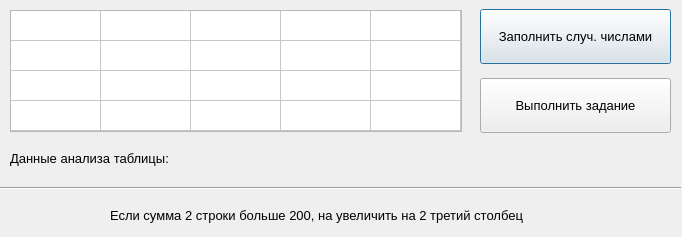
<?xml version="1.0" encoding="UTF-8"?>
<ui version="4.0">
 <class>Dialog</class>
 <widget class="QDialog" name="Dialog">
  <property name="geometry">
   <rect>
    <x>0</x>
    <y>0</y>
    <width>682</width>
    <height>237</height>
   </rect>
  </property>
  <property name="minimumSize">
   <size>
    <width>682</width>
    <height>237</height>
   </size>
  </property>
  <property name="maximumSize">
   <size>
    <width>682</width>
    <height>237</height>
   </size>
  </property>
  <property name="windowTitle">
   <string>Dialog</string>
  </property>
  <widget class="QTableWidget" name="tableWidget">
   <property name="enabled">
    <bool>true</bool>
   </property>
   <property name="geometry">
    <rect>
     <x>10</x>
     <y>10</y>
     <width>452</width>
     <height>122</height>
    </rect>
   </property>
   <property name="minimumSize">
    <size>
     <width>441</width>
     <height>0</height>
    </size>
   </property>
   <property name="maximumSize">
    <size>
     <width>455</width>
     <height>220</height>
    </size>
   </property>
   <property name="font">
    <font>
     <pointsize>10</pointsize>
    </font>
   </property>
   <property name="rowCount">
    <number>4</number>
   </property>
   <attribute name="horizontalHeaderVisible">
    <bool>false</bool>
   </attribute>
   <attribute name="horizontalHeaderCascadingSectionResizes">
    <bool>false</bool>
   </attribute>
   <attribute name="horizontalHeaderDefaultSectionSize">
    <number>90</number>
   </attribute>
   <attribute name="horizontalHeaderMinimumSectionSize">
    <number>55</number>
   </attribute>
   <attribute name="verticalHeaderVisible">
    <bool>false</bool>
   </attribute>
   <attribute name="verticalHeaderHighlightSections">
    <bool>false</bool>
   </attribute>
   <row>
    <property name="text">
     <string/>
    </property>
   </row>
   <row>
    <property name="text">
     <string/>
    </property>
   </row>
   <row>
    <property name="text">
     <string/>
    </property>
   </row>
   <row>
    <property name="text">
     <string/>
    </property>
   </row>
   <column>
    <property name="text">
     <string>C1</string>
    </property>
   </column>
   <column>
    <property name="text">
     <string>C2</string>
    </property>
   </column>
   <column>
    <property name="text">
     <string>C3</string>
    </property>
   </column>
   <column>
    <property name="text">
     <string>C4</string>
    </property>
   </column>
   <column>
    <property name="text">
     <string>C5</string>
    </property>
   </column>
  </widget>
  <widget class="QPushButton" name="btn_random_number">
   <property name="geometry">
    <rect>
     <x>480</x>
     <y>9</y>
     <width>191</width>
     <height>55</height>
    </rect>
   </property>
   <property name="font">
    <font>
     <family>Segoe UI</family>
     <pointsize>10</pointsize>
    </font>
   </property>
   <property name="text">
    <string>Заполнить случ. числами</string>
   </property>
  </widget>
  <widget class="QPushButton" name="btn_solve">
   <property name="geometry">
    <rect>
     <x>480</x>
     <y>78</y>
     <width>191</width>
     <height>55</height>
    </rect>
   </property>
   <property name="font">
    <font>
     <family>Segoe UI</family>
     <pointsize>10</pointsize>
    </font>
   </property>
   <property name="text">
    <string>Выполнить задание</string>
   </property>
  </widget>
  <widget class="QLabel" name="label_max_el">
   <property name="geometry">
    <rect>
     <x>10</x>
     <y>150</y>
     <width>191</width>
     <height>16</height>
    </rect>
   </property>
   <property name="font">
    <font>
     <family>Segoe UI</family>
     <pointsize>10</pointsize>
    </font>
   </property>
   <property name="text">
    <string>Данные анализа таблицы:</string>
   </property>
  </widget>
  <widget class="QLabel" name="label_task_1">
   <property name="geometry">
    <rect>
     <x>110</x>
     <y>200</y>
     <width>481</width>
     <height>31</height>
    </rect>
   </property>
   <property name="font">
    <font>
     <family>Segoe UI</family>
     <pointsize>10</pointsize>
    </font>
   </property>
   <property name="text">
    <string>&lt;html&gt;&lt;head/&gt;&lt;body&gt;&lt;p&gt;Если сумма 2 строки больше 200, на увеличить на 2 третий столбец&lt;/p&gt;&lt;/body&gt;&lt;/html&gt;</string>
   </property>
  </widget>
  <widget class="QLabel" name="label_info">
   <property name="geometry">
    <rect>
     <x>210</x>
     <y>140</y>
     <width>451</width>
     <height>41</height>
    </rect>
   </property>
   <property name="font">
    <font>
     <family>Segoe UI</family>
     <pointsize>13</pointsize>
     <weight>50</weight>
     <bold>false</bold>
    </font>
   </property>
   <property name="styleSheet">
    <string notr="true">color: rgb(170, 0, 0);</string>
   </property>
   <property name="text">
    <string/>
   </property>
  </widget>
  <widget class="Line" name="line">
   <property name="geometry">
    <rect>
     <x>0</x>
     <y>180</y>
     <width>681</width>
     <height>16</height>
    </rect>
   </property>
   <property name="orientation">
    <enum>Qt::Horizontal</enum>
   </property>
  </widget>
 </widget>
 <resources/>
 <connections/>
</ui>
